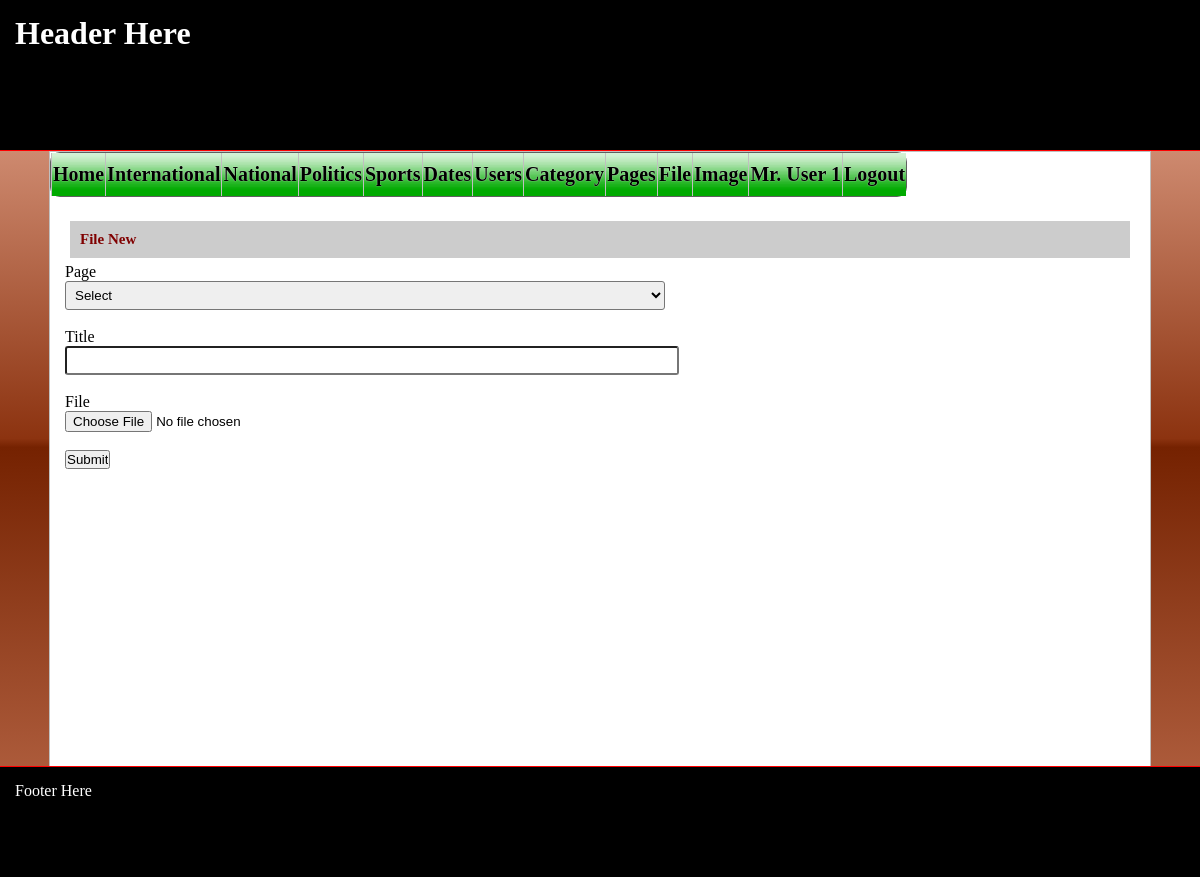
Screenshot of /?p=file_new (signed in) with the database file from the repository.
### tables this page shows
CREATE TABLE `category` (
  `id` int(11) NOT NULL,
  `name` varchar(200) NOT NULL,
  `description` varchar(2000) NOT NULL,
  `categoryid` int(11) NOT NULL
);

### pages/file_new.php (the view, shortened to what this page needs)
<?php
$title = "";
$epage = "";
$etitle = "";
$efile = "";
?>
<form method="post" action="" enctype="multipart/form-data">
    <label>Page</label><br>
    <select name="page">
        <option value="0">Select</option>
    </select><?php print $epage; ?><br><br>
    <label>Title</label><br>
    <input type="text" name="title" value="<?php print $title; ?>"><?php print $etitle; ?><br><br>
    <label>File</label><br>
    <input type="file" name="file"><?php print $efile; ?><br><br>
    <input type="submit" name="submit" value="Submit">
</form>

### component/menu.php (shortened to what this page needs)
<ul id="css3menu2" class="topmenu">
         <li><a href="?p=home">Home</a></li>
         <?php
         $cn = mysqli_connect("localhost", "root", "", "bd_gym");
         $sql = "select id, name from category where categoryId = 0";
         $table = mysqli_query($cn, $sql);
         while($row = mysqli_fetch_assoc($table))
         {
             print '<li><a href="?c=article&ctg='.$row["id"].'">'.$row["name"].'</a>';
             findChild($row["id"]);
             print '</li>';
         }
            function findChild($pid)
            {
                global $cn;
                $sql = "select id, name from category where categoryId = ".$pid;
                $table = mysqli_query($cn, $sql);
                if(mysqli_num_rows($table) > 0)
                {
                while($row = mysqli_fetch_assoc($table))
                {
                     findChild($row["id"]);
                 }
                }
            }
    if(isset($_SESSION['type']))
    {
        print '<li><a href="?p=users">Users</a></li>
               <li><a href="?p=category">Category</a></li>
               <li><a href="?p=pages">Pages</a></li>
               <li><a href="?p=files">File</a></li>
               <li><a href="?p=image">Image</a></li>
               <li><a href="?p=myaccount">'.$_SESSION['name'].'</a></li>
               <li><a href="?c=logout">Logout</a></li>';
    }
    else{
           print '<li><a href="?c=register">Register</a></li>
                  <li><a href="?c=login">Login</a></li>';
    }
            ?>
         </ul>

### css/index.css (style rules this page uses)
* { padding: 0px; margin: 0px auto; }
body { background: #f0b7a1; background: -moz-linear-gradient(top, #f0b7a1 0%, #8c3310 50%, #752201 51%, #bf6e4e 100%); background: -webkit-linear-gradient(top, #f0b7a1 0%,#8c3310 50%,#752201 51%,#bf6e4e 100%); background: linear-gradient(to bottom, #f0b7a1 0%,#8c3310 50%,#752201 51%,#bf6e4e 100%); filter: progid:DXImageTransform.Microsoft.gradient( startColorstr='#f0b7a1', endColorstr='#bf6e4e',GradientType=0 ); }
ul { list-style: circle; }
ul li { line-height: 25px; font-size: 15px; }

### css/css3menu.css (style rules this page uses)
ul#css3menu2,ul#css3menu2 ul { margin:0;list-style:none;padding:0;background-color:#dedede;border-width:1px;border-style:solid;border-color:#5f5f5f;-moz-border-radius:10px;-webkit-border-radius:10px;border-radius:10px; }
ul#css3menu2 li { position:relative;display:block;white-space:nowrap;font-size:0;float:left; }
ul#css3menu2 { font-size:0;z-index:999;position:relative;display:inline-block;zoom:1;padding:0; *display:inline; }
ul#css3menu2>li { margin:0; }
ul#css3menu2 a { display:block;vertical-align:middle;text-align:center;text-decoration:none;font:bold 20px Georgia,serif;color:#000000;text-shadow:#FFF 0 0 1px;cursor:pointer;padding:10px 1px 10px 1px;background-color:#00aa00;background-image:url("mainbk.png");background-repeat:repeat;background-position:0 0;border-width:0 0 0 1px;border-style:solid;border-color:#C0C0C0; }

### css/control.css (style rules this page uses)
input[type="text"], input[type="password"], textarea, select { min-width: 600px; padding: 5px; border-radius: 3px; }

### rows the page displays
category: name "International"
category: name "National"
category: name "Politics"
category: name "Sports"
category: name "Dates"

### other values shown
$_SESSION['name'] "Mr. User 1"
str_replace("_", " ", $_GET['p']) "File New"
